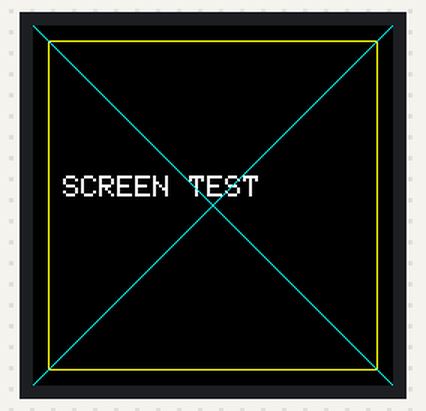
A sketch run on a simulated Arduino Uno, built with avr-gcc and run on an emulated ATmega328P. Shown: 240×240 colour display.

Above: at 3.4 s.

The sketch:

screen_test.ino
```cpp
#include <Adafruit_GFX.h>
#include <Adafruit_ST7789.h>
#include <SPI.h>

#define TFT_CS   10
#define TFT_DC    9
#define TFT_RST   8

Adafruit_ST7789 tft = Adafruit_ST7789(TFT_CS, TFT_DC, TFT_RST);

void setup() {

  Serial.begin(9600);

  // Initialize ST7789 240x240 display
  tft.init(240, 240);

  // Try different rotations if image is strange
  tft.setRotation(0);

  // RED
  tft.fillScreen(ST77XX_RED);
  delay(1000);

  // GREEN
  tft.fillScreen(ST77XX_GREEN);
  delay(1000);

  // BLUE
  tft.fillScreen(ST77XX_BLUE);
  delay(1000);

  // BLACK
  tft.fillScreen(ST77XX_BLACK);

  // White text
  tft.setTextColor(ST77XX_WHITE);
  tft.setTextSize(2);
  tft.setCursor(20, 100);
  tft.println("SCREEN TEST");

  // Draw shapes
  tft.drawRect(10, 10, 220, 220, ST77XX_YELLOW);
  tft.drawLine(0, 0, 239, 239, ST77XX_CYAN);
  tft.drawLine(239, 0, 0, 239, ST77XX_CYAN);
}

void loop() {
}
```
